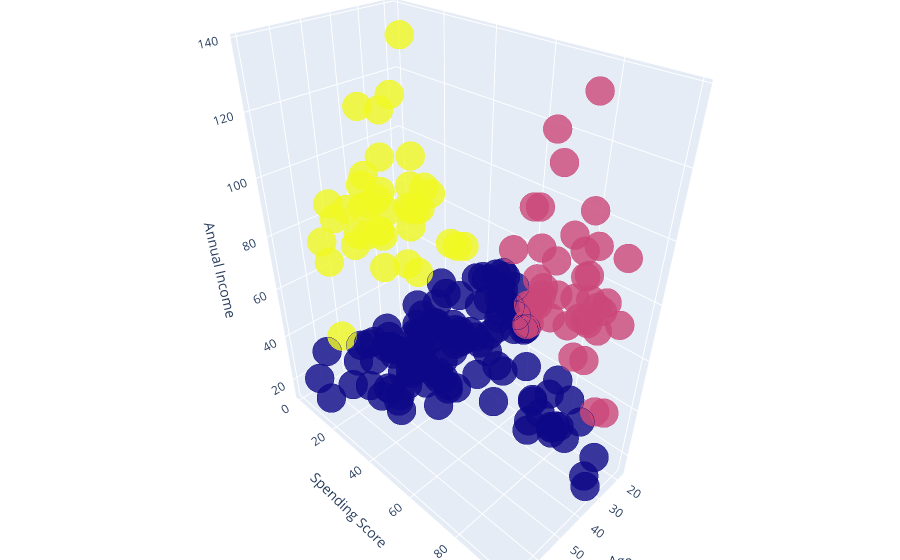

This figure's notebook cell:
### Code cell
data['labels'] =  labels
trace1 = go.Scatter3d(
    x= data['Age'],
    y= data['Spending Score (1-100)'],
    z= data['Annual Income (k$)'],
    mode='markers',
     marker=dict(
        color = data['labels'], 
        size= 10,
        line=dict(
            color= data['labels'],
            width= 12
        ),
        opacity=0.8
     )
)
df = [trace1]

layout = go.Layout(
    title = 'Character vs Gender vs Alive or not',
    margin=dict(
        l=0,
        r=0,
        b=0,
        t=0  
    ),
    scene = dict(
            xaxis = dict(title  = 'Age'),
            yaxis = dict(title  = 'Spending Score'),
            zaxis = dict(title  = 'Annual Income')
        )
)

fig = go.Figure(data = df, layout = layout)
py.iplot(fig)

### Figure 1 — Plotly figure (JSON) as saved in the notebook; plotly's stock layout.template omitted (floating-point values rounded to 4 significant figures; data arrays with more than 128 entries replaced by an {"elided": "..."} marker saying what was removed)
{"data": [{"y": {"elided": "200 int values"}, "mode": "markers", "marker": {"color": {"elided": "200 int values"}, "opacity": 0.8, "line": {"color": {"elided": "200 int values"}, "width": 12}, "size": 10}, "x": {"elided": "200 int values"}, "z": {"elided": "200 int values"}, "type": "scatter3d"}], "layout": {"margin": {"r": 0, "b": 0, "l": 0, "t": 0}, "scene": {"zaxis": {"title": {"text": "Annual Income"}}, "xaxis": {"title": {"text": "Age"}}, "yaxis": {"title": {"text": "Spending Score"}}}, "title": {"text": "Character vs Gender vs Alive or not"}}}
